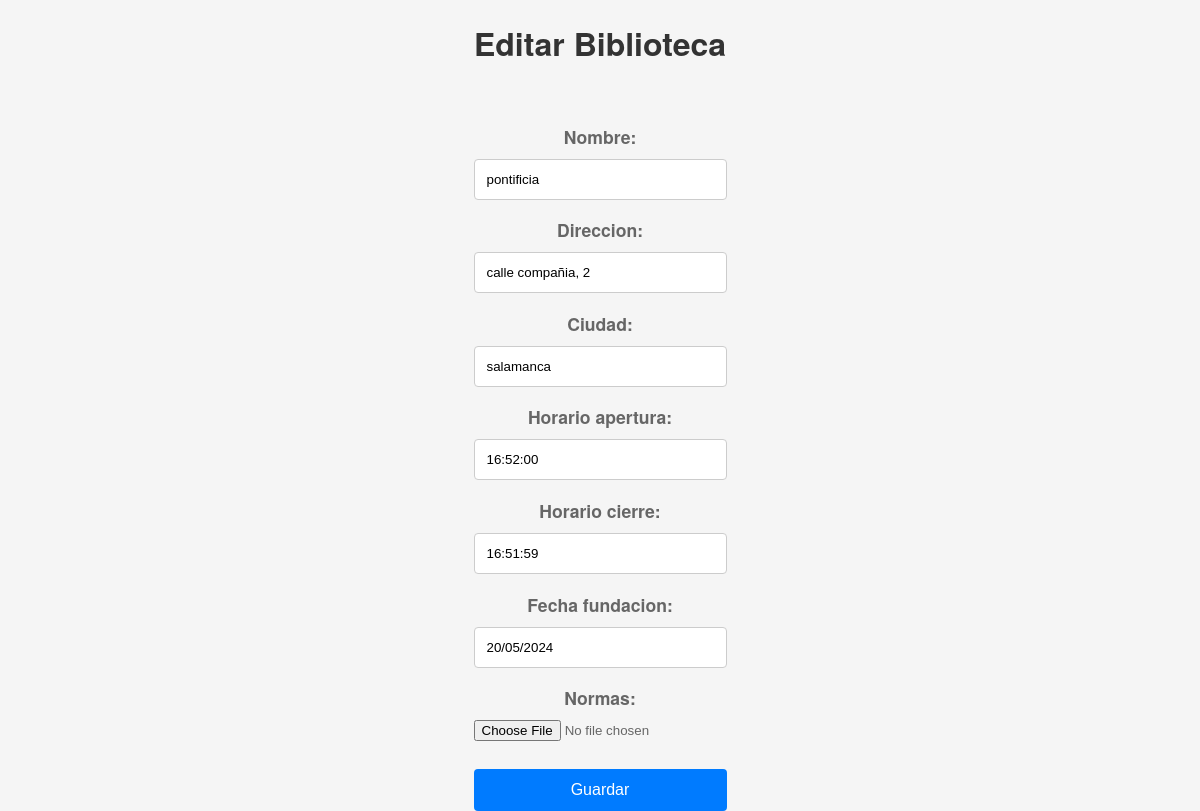
Before: /polls/bibliotecas/editar/pontificia/ with the older database file.
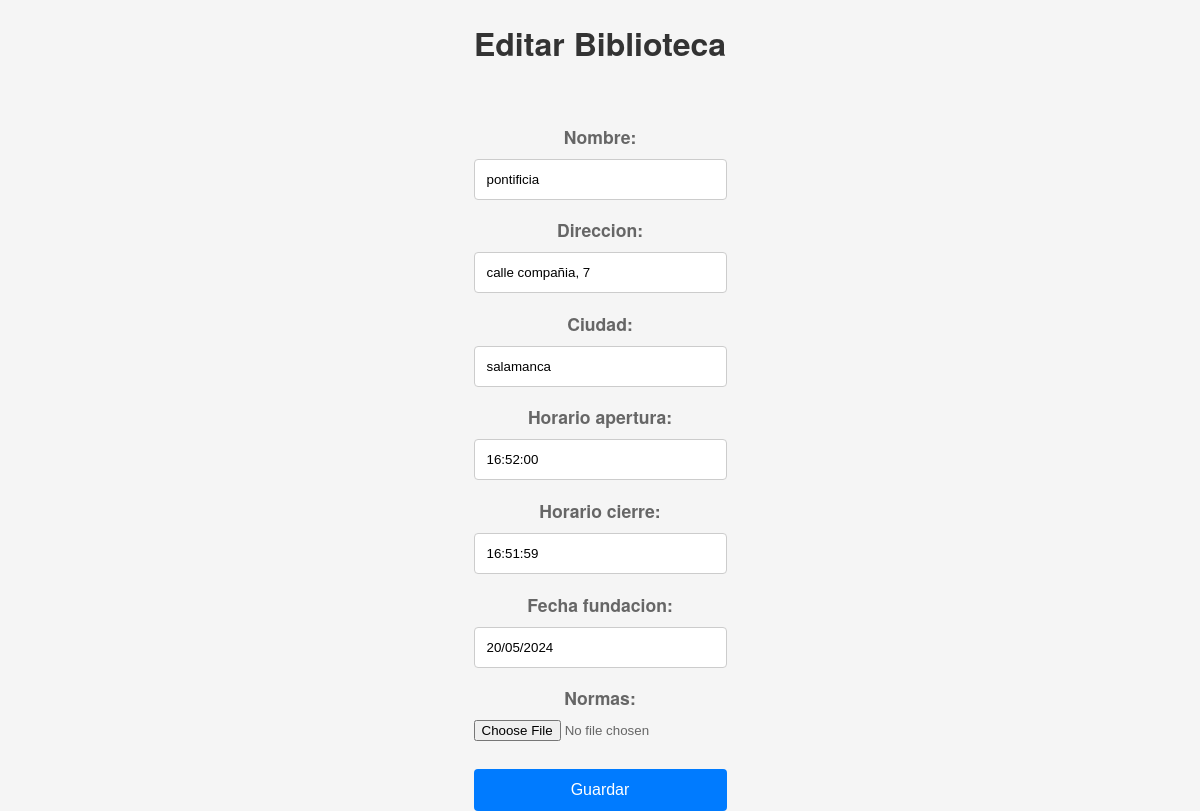
After: the same page with the newer database file.
### polls/models.py (models this page shows, shortened)
class Biblioteca(models.Model):
    nombre = models.CharField(max_length=200)
    direccion = models.CharField(
        max_length=200,
        validators=[RegexValidator(
            regex=r'.*\d$',
            message='La dirección debe terminar en un número.'
        )]
    )
    ciudad = models.CharField(max_length=100)
    horario_apertura = models.TimeField()
    horario_cierre = models.TimeField()
    fecha_fundacion = models.DateField()
    normas = models.FileField(upload_to='normas/', null=True, blank=True)

### polls/views.py (the view)
# urls.py: path('bibliotecas/editar/<str:nombre>/', views.editar_biblioteca, name='editar_biblioteca'),
def editar_biblioteca(request, nombre):
    biblioteca = get_object_or_404(Biblioteca, nombre=nombre)
    if request.method == 'POST':
        form = BibliotecaForm(request.POST, request.FILES, instance=biblioteca)
        if form.is_valid():
            form.save()
            return redirect('listar_bibliotecas')
    else:
        form = BibliotecaForm(instance=biblioteca)
    return render(request, 'editar_biblioteca.html', {'form': form, 'biblioteca': biblioteca})

### polls/forms.py
class BibliotecaForm(forms.ModelForm):
    class Meta:
        model = Biblioteca
        fields = ['nombre', 'direccion', 'ciudad', 'horario_apertura', 'horario_cierre', 'fecha_fundacion', 'normas']

### polls/templates/editar_biblioteca.html (shortened to what this page needs)
{% load static %}
<!DOCTYPE html>
<html>
<head>
    <link rel="stylesheet" type="text/css" href="{% static './styles.css' %}">
</head>
<body>
    <h1>Editar Biblioteca</h1>
    <form method="post" enctype="multipart/form-data">
        {{ form.as_p }}
        <button type="submit">Guardar</button>
    </form>
</body>
</html>

### polls/static/styles.css (style rules this page uses)
body { font-family: 'Helvetica Neue', Arial, sans-serif; margin: 0; padding: 0; background-color: #f5f5f5; display: flex; flex-direction: column; align-items: center; min-height: 100vh; }
h1 { color: #333; text-align: center; margin: 20px 0; }
p { font-size: 1.1em; text-align: center; color: #666; }
form { margin-top: 20px; }
label { display: block; margin-bottom: 5px; font-weight: bold; }
input[type="text"], input[type="email"], input[type="password"], textarea, select { width: 100%; padding: 12px; border: 1px solid #ccc; border-radius: 4px; box-sizing: border-box; margin-top: 5px; }
button { width: 100%; background-color: #007bff; color: #fff; border: none; padding: 12px; cursor: pointer; border-radius: 4px; font-size: 1em; margin-top: 10px; }

Changed rows visible on the page:
changed Biblioteca "pontificia": direccion "calle compañia, 2" → "calle compañia, 7"
